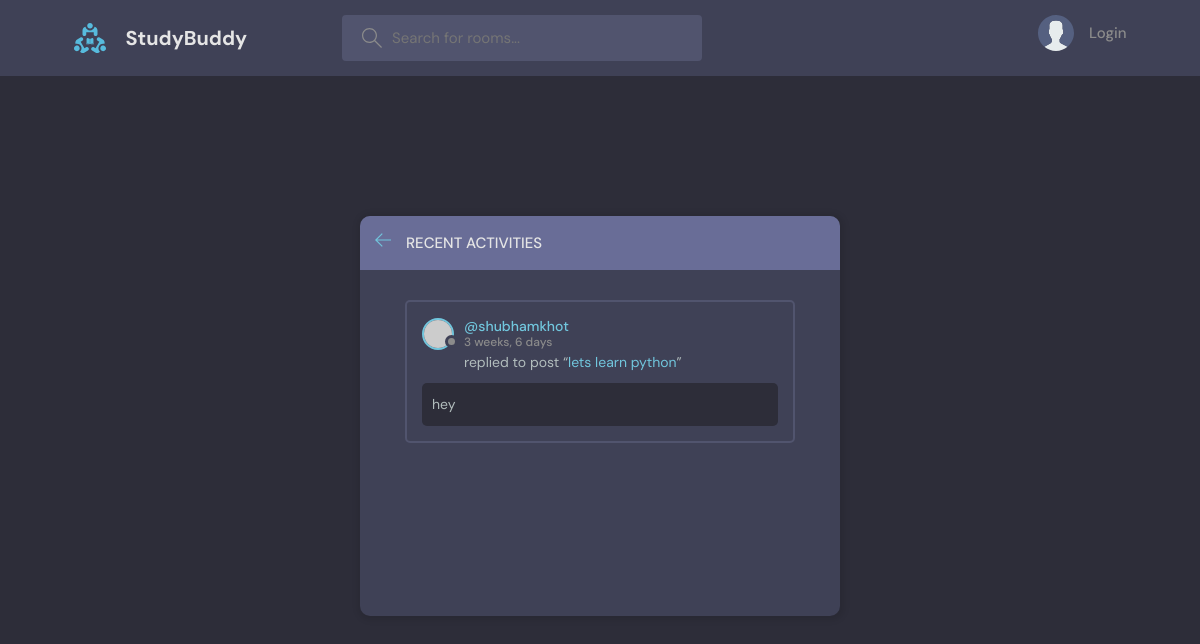
The page /activity/ on the database as committed earlier.
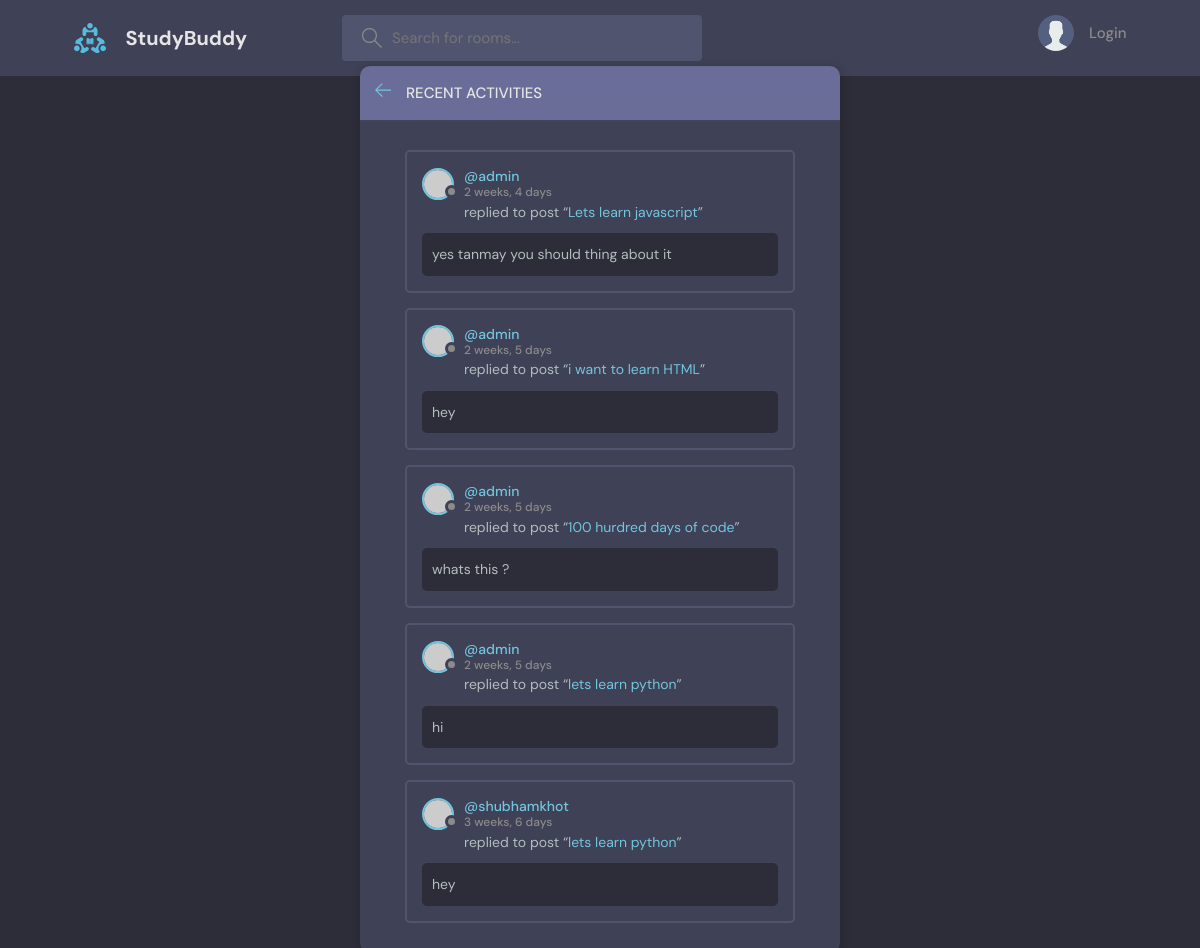
The same page on the database as committed later.
### base/models.py (models this page shows, shortened)
class Message(models.Model):
    user = models.ForeignKey(User, on_delete=models.CASCADE)
    room = models.ForeignKey(Room, on_delete=models.CASCADE)
    body = models.TextField()
    updated = models.DateTimeField(auto_now=True)
    created = models.DateTimeField(auto_now_add=True)
    class Meta:
        ordering = ['-updated', '-created']

class Room(models.Model):
    host = models.ForeignKey(User, on_delete=models.SET_NULL, null=True)
    topic = models.ForeignKey(Topic, on_delete=models.SET_NULL, null=True)
    name = models.CharField(max_length=200)
    description = models.TextField(null=True, blank=True)
    participants = models.ManyToManyField(User, related_name='participants', blank=True)
    updated = models.DateTimeField(auto_now=True)
    created = models.DateTimeField(auto_now_add=True)
    class Meta:
        ordering = ['-updated', '-created']
    def __str__(self):
        return self.name

### base/views.py (the view)
# urls.py: path('activity/', views.activityPage, name="activity"),
def activityPage(request):
    room_messages = Message.objects.all()
    return render(request, 'base/activity.html',{'room_messages': room_messages})

### base/templates/base/activity.html (shortened to what this page needs)
{% extends 'main.html' %}
{% block content %}
    <main class="layout">
      <div class="container">
        <div class="layout__box">
          <div class="layout__boxHeader">
            <div class="layout__boxTitle">
              <a href="{% url 'home' %}">
                <svg version="1.1" xmlns="http://www.w3.org/2000/svg" width="32" height="32" viewBox="0 0 32 32">
                  <title>arrow-left</title>
                  <path
                    d="M13.723 2.286l-13.723 13.714 13.719 13.714 1.616-1.611-10.96-10.96h27.625v-2.286h-27.625l10.965-10.965-1.616-1.607z"
                  ></path>
                </svg>
              </a>
              <h3>Recent Activities</h3>
            </div>
          </div>
          <div class="activities-page layout__body">
             {% for message in room_messages %}
          <div class="activities__box">
            <div class="activities__boxHeader roomListRoom__header">
              <a href="{% url 'user-profile' message.user.id %}" class="roomListRoom__author">
                <div class="avatar avatar--small">
                  <img src="https://randomuser.me/api/portraits/women/11.jpg" />
                </div>
                <p>
                  @{{message.user}}
                  <span>{{message.created|timesince}}</span>
                </p>
              </a>
            </div>
            <div class="activities__boxContent">
              <p>replied to post “<a href="{% url 'room' message.room.id %}">{{message.room}}</a>”</p>
              <div class="activities__boxRoomContent">
               {{message.body}}
              </div>
            </div>
          </div>
        {% endfor %}
          </div>
        </div>
      </div>
    </main>
{% endblock content %}

Rows that differ between the two databases and show on the page:
added Message: user "admin", created "2 weeks, 4 days", room "Lets learn javascript", body "yes tanmay you should thing about it"
added Message: user "admin", created "2 weeks, 5 days", room "i want to learn HTML", body "hey"
added Message: user "admin", created "2 weeks, 5 days", room "100 hurdred days of code", body "whats this ?"
added Message: user "admin", created "2 weeks, 5 days", room "lets learn python", body "hi"
